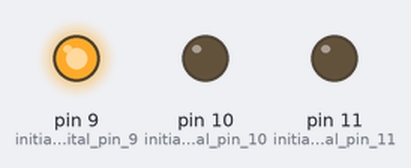
This sketch was run on a simulated Arduino Uno, built with avr-gcc and run on an emulated ATmega328P. Shown: output pins drawn as LEDs (lit = HIGH).

Above: at 0.2 s.
At 1.2 s:
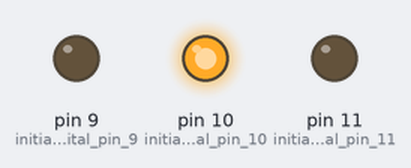
At 2.2 s:
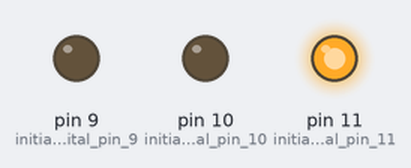
At 5.7 s:
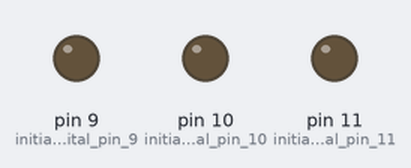
Timing chart, 0 to 6.9 s (numbered marks = the images above):
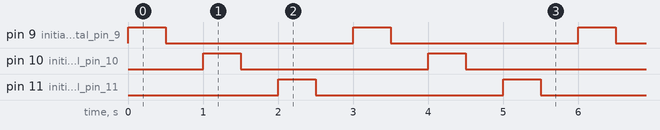

The sketch:

A1.ino
```cpp
/*
 * Nigel Fernandes
 * A1 Blink
 * HCDE 439
 * 1/14/21

  Turns three different LED's on for 0.5 seconds, then off for 0.5 seconds, repeatedly.
*/

// the setup function runs once when you press reset or power the board
void setup() {
  pinMode(9, OUTPUT); // initialize digital pin 9 as an output.
  pinMode(10, OUTPUT); // initialize digital pin 10 as an output.
  pinMode(11, OUTPUT); // initialize digital pin 11 as an output.
}

// the loop function runs over and over again forever
void loop() {

  //Blue LED is mapped to pin 9
  digitalWrite(9, HIGH);   // turn the blue LED on (HIGH is the voltage level)
  delay(500);              // wait for 0.5 seconds
  digitalWrite(9, LOW);    // turn the LED off by making the voltage LOW
  delay(500);              // wait for 0.5 seconds

  //Yellow LED is mapped to pin 10
  digitalWrite(10, HIGH);   // turn the yellow LED on (HIGH is the voltage level)
  delay(500);               // wait for 0.5 seconds
  digitalWrite(10, LOW);    // turn the LED off by making the voltage LOW
  delay(500);               // wait for 0.5 seconds

  //Red LED is mapped to pin 11
  digitalWrite(11, HIGH);   // turn the red LED on (HIGH is the voltage level)
  delay(500);               // wait for 0.5 seconds
  digitalWrite(11, LOW);    // turn the LED off by making the voltage LOW
  delay(500);               // wait for 0.5 seconds
}
```

Measured:
- by itself, pin 9 (initialize_digital_pin_9), pin 10 (initialize_digital_pin_10), pin 11 (initialize_digital_pin_11): alternates HIGH for 0.50 s and LOW for 2.5 s
- by itself, everything shown: repeats every 3.0 s, in 6 steps
